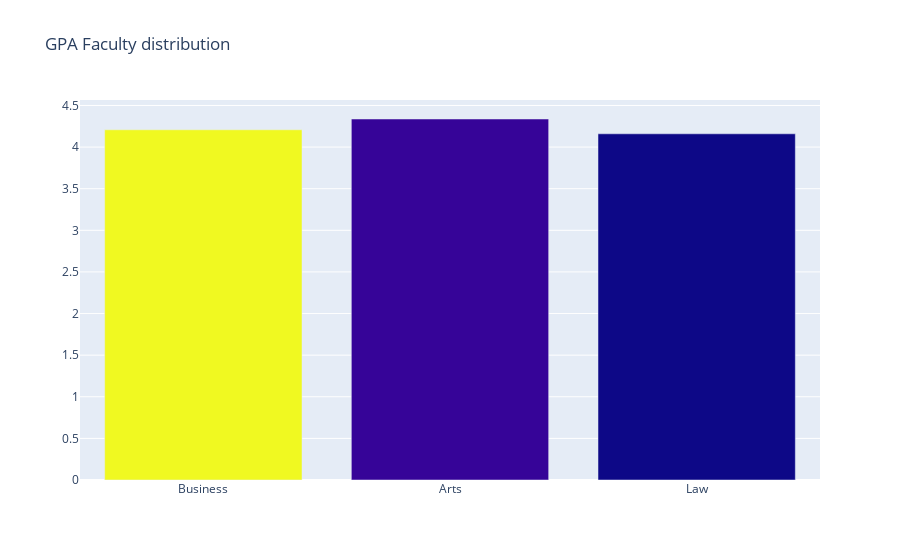

The code cell stored with this chart in its notebook:
### Code cell
trace = go.Bar(
    x=faculty.index,
    y=[business,arts,law],
    marker=dict(
        #color = np.random.randn(500), #set color equal to a variable
        color = cnt_srs.values,
        #colorscale='Jet',
        showscale=False
    ),
)

layout = go.Layout(
    title='GPA Faculty distribution'
)

data = [trace]
fig = go.Figure(data=data, layout=layout)

py.iplot(fig, filename="tenure")

### Figure 1 — Plotly figure (JSON) as saved in the notebook; plotly's stock layout.template omitted (floating-point values rounded to 4 significant figures)
{"data": [{"marker": {"color": [344, 89, 67], "showscale": false}, "type": "bar", "x": ["Business", "Arts", "Law"], "y": [4.208, 4.338, 4.16]}], "layout": {"title": {"text": "GPA Faculty distribution"}}}
